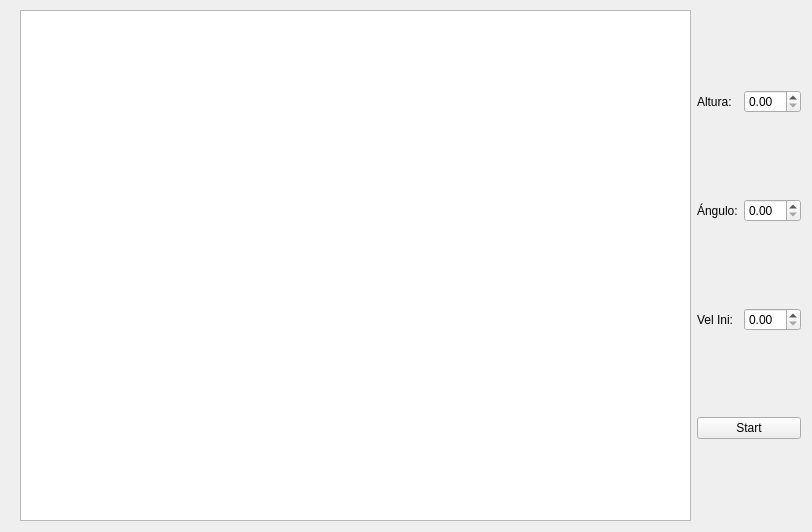
<?xml version="1.0" encoding="UTF-8"?>
<ui version="4.0">
 <class>Grafico</class>
 <widget class="QWidget" name="Grafico">
  <property name="geometry">
   <rect>
    <x>0</x>
    <y>0</y>
    <width>812</width>
    <height>532</height>
   </rect>
  </property>
  <property name="windowTitle">
   <string>Form</string>
  </property>
  <widget class="QWidget" name="horizontalLayoutWidget">
   <property name="geometry">
    <rect>
     <x>20</x>
     <y>10</y>
     <width>781</width>
     <height>511</height>
    </rect>
   </property>
   <layout class="QHBoxLayout" name="horizontalLayout">
    <item>
     <layout class="QVBoxLayout" name="verticalLayout">
      <item>
       <widget class="QGraphicsView" name="graphicsView"/>
      </item>
     </layout>
    </item>
    <item>
     <layout class="QVBoxLayout" name="verticalLayout_2">
      <item>
       <layout class="QHBoxLayout" name="horizontalLayout_4">
        <item>
         <widget class="QLabel" name="label_3">
          <property name="text">
           <string>Altura:</string>
          </property>
         </widget>
        </item>
        <item>
         <widget class="QDoubleSpinBox" name="alturaSpinBox"/>
        </item>
       </layout>
      </item>
      <item>
       <layout class="QHBoxLayout" name="horizontalLayout_2">
        <item>
         <widget class="QLabel" name="label">
          <property name="text">
           <string>Ángulo:</string>
          </property>
         </widget>
        </item>
        <item>
         <widget class="QDoubleSpinBox" name="anguloSpinBox">
          <property name="maximum">
           <double>90.000000000000000</double>
          </property>
         </widget>
        </item>
       </layout>
      </item>
      <item>
       <layout class="QHBoxLayout" name="horizontalLayout_3">
        <item>
         <widget class="QLabel" name="label_2">
          <property name="text">
           <string>Vel Ini:</string>
          </property>
         </widget>
        </item>
        <item>
         <widget class="QDoubleSpinBox" name="velSpinBox"/>
        </item>
       </layout>
      </item>
      <item>
       <widget class="QPushButton" name="pushButton">
        <property name="text">
         <string>Start</string>
        </property>
       </widget>
      </item>
     </layout>
    </item>
   </layout>
  </widget>
 </widget>
 <resources/>
 <connections/>
</ui>
